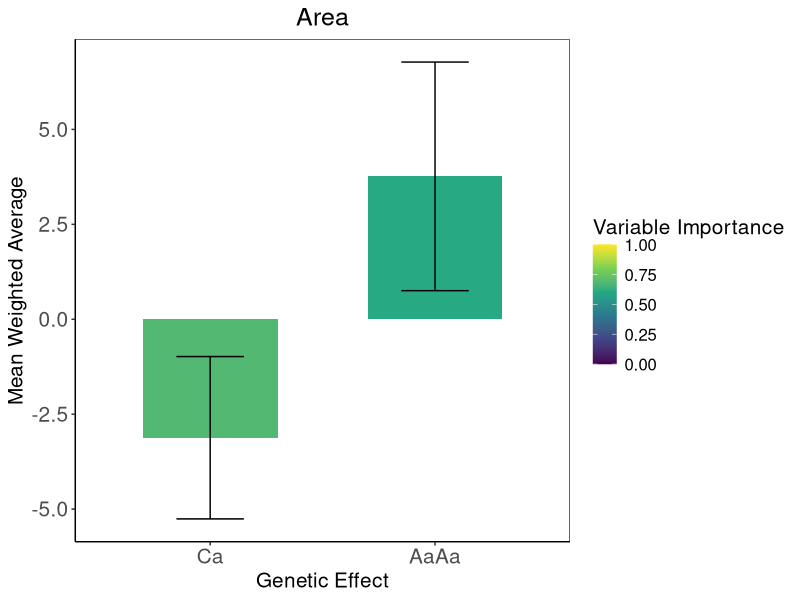
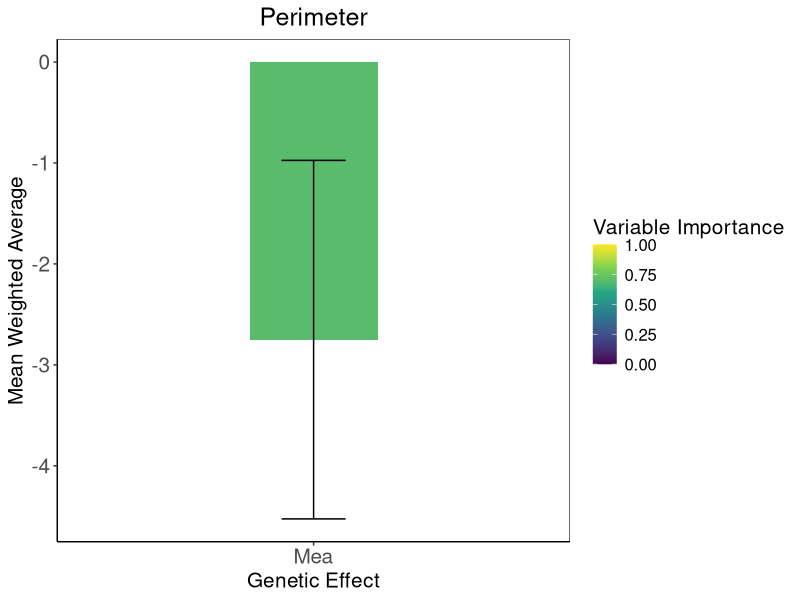
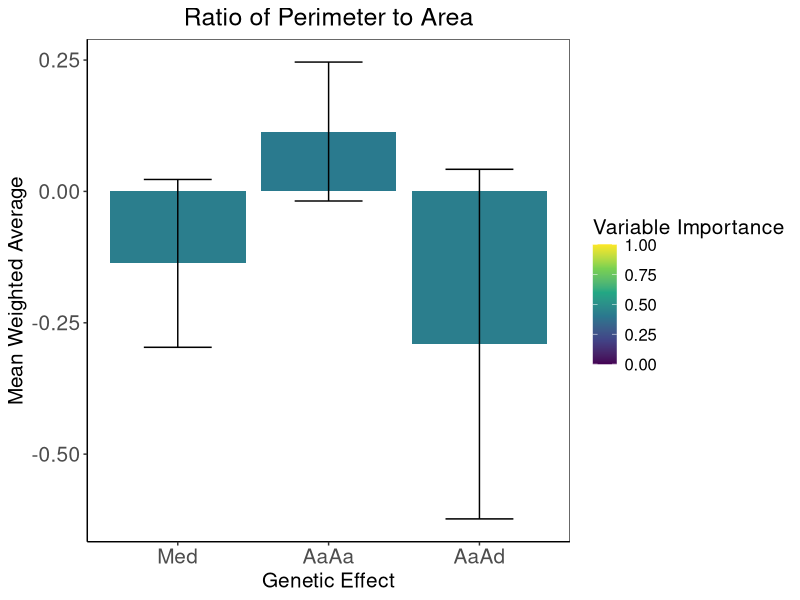
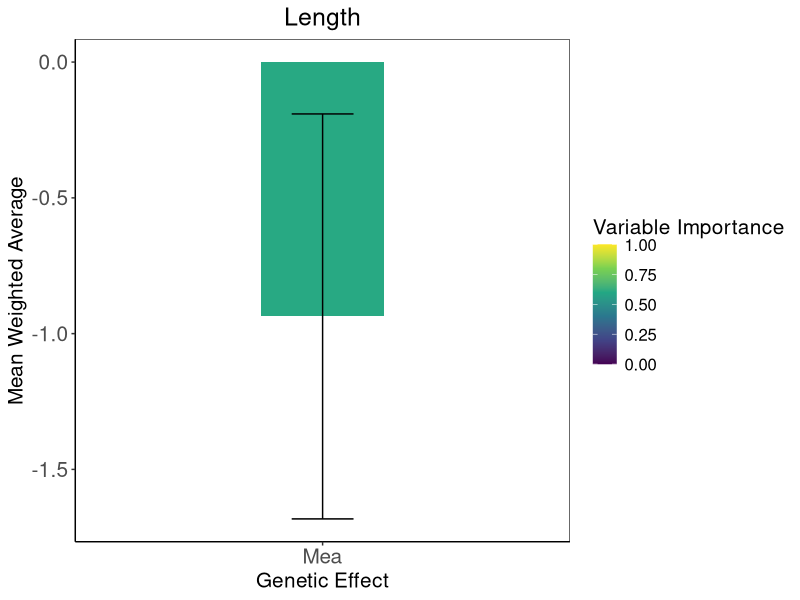
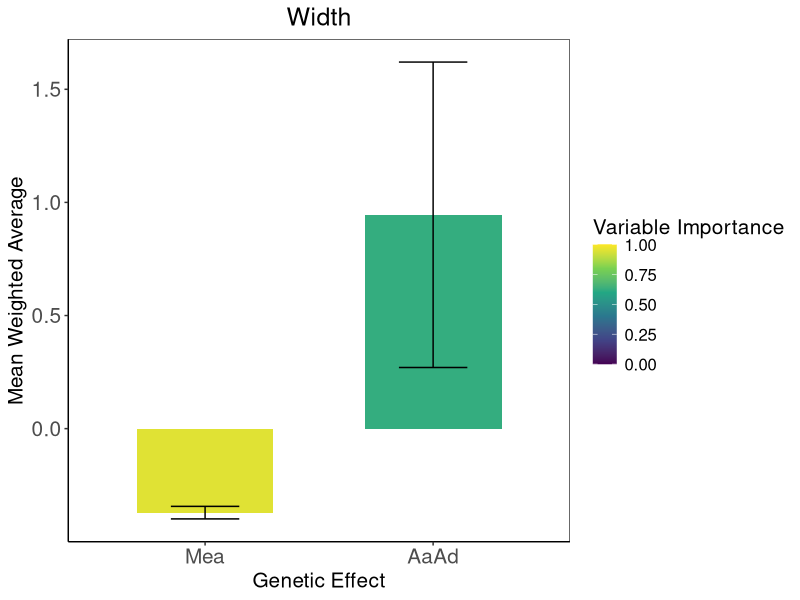
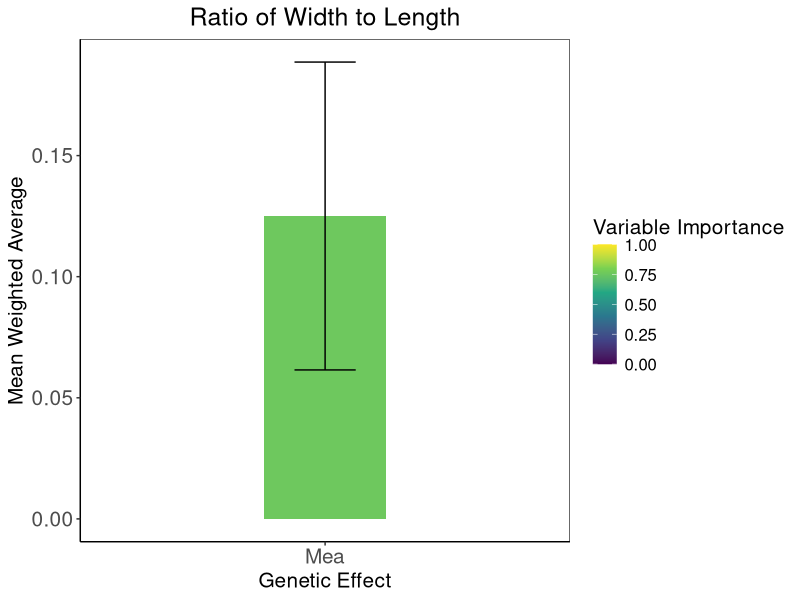
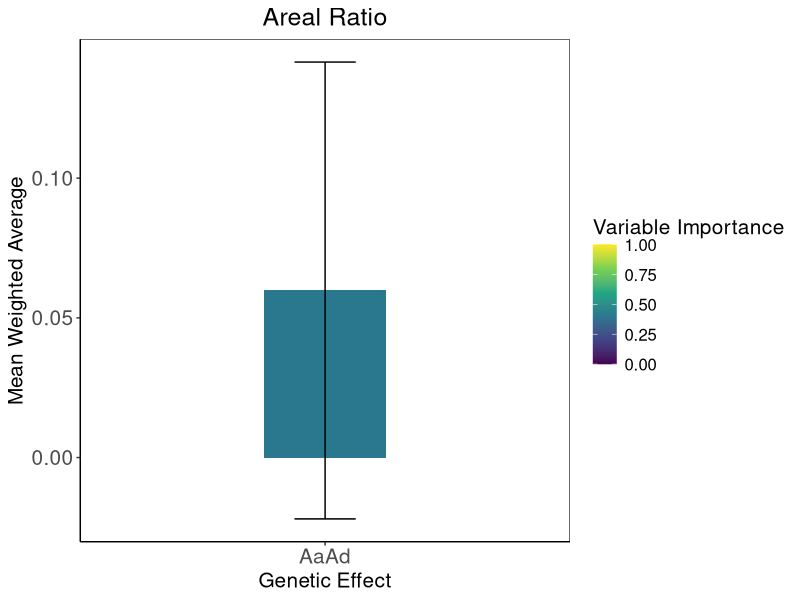
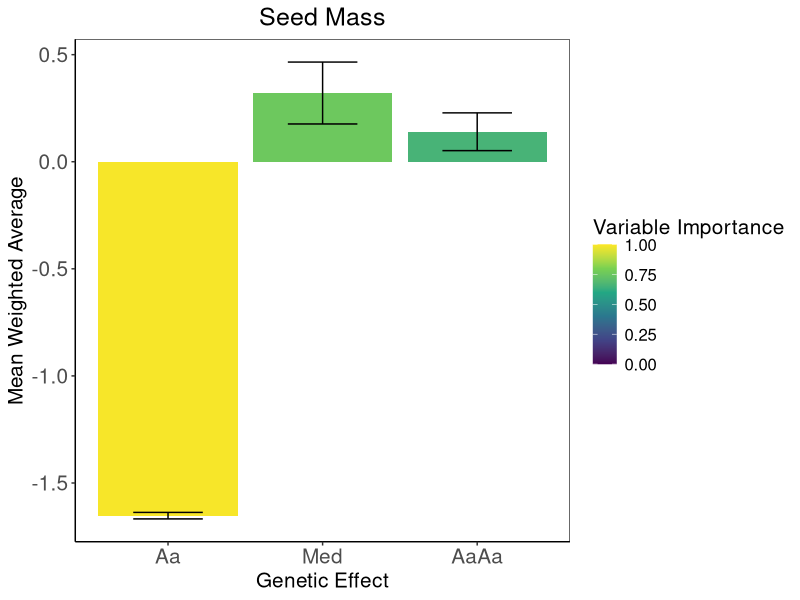

The R script that drew these images, in order:
library(ggplot2)
library(viridis)

#Area: 
  #Specify variables and values. Then, make data frame.
Genetic_Effect<-c("Ca", "AaAa")
Mean_Weighted_Average<-c(-3.12009146, 3.763220758)
SE <- c(2.137660522, 3.010596063)
Variable_Importance <- c(0.6795377888, 0.6051820279)
area<-data.frame(Genetic_Effect, Mean_Weighted_Average, SE, Variable_Importance)

  #Specify order of variables on x-axis
area$Genetic_Effect <- factor(area$Genetic_Effect, levels = c("Ca", "AaAa"))

  #Create plot 
ggplot(area) +
geom_bar(aes(x= Genetic_Effect, y= Mean_Weighted_Average, fill = Variable_Importance, width = 0.6), stat="identity") +
  scale_fill_viridis_c(limits = c(0, 1))+
  labs(x = "Genetic Effect", y = "Mean Weighted Average", fill = "Variable Importance")+
  ggtitle("Area")+
  theme_bw() +
  theme(axis.line = element_line(color='black'),
        plot.background = element_blank(),
        panel.grid.major = element_blank(),
        panel.grid.minor = element_blank())+
  theme(plot.title = element_text(hjust = 0.5))+
  theme(text = element_text(size = 15))+
  theme(axis.text.x = element_text(size=15),
        axis.text.y = element_text(size=15))+
  geom_errorbar(aes(x=Genetic_Effect, y=Mean_Weighted_Average, ymin=Mean_Weighted_Average-SE, ymax=Mean_Weighted_Average+SE), width = 0.3)


#Perimeter:
  #Specify variables and values. Then, make data frame.
Genetic_Effect<-c("Mea")
Mean_Weighted_Average<-c(-2.749762695)
SE <- c(1.775956791)
Variable_Importance <- c(0.6995287738)
perimeter<-data.frame(Genetic_Effect, Mean_Weighted_Average, SE, Variable_Importance)

  #Specify order of variables on x-axis
perimeter$Genetic_Effect <- factor(perimeter$Genetic_Effect, levels = c("Mea"))

  #Create plot 
ggplot(perimeter) +
  geom_bar(aes(x= Genetic_Effect, y= Mean_Weighted_Average, fill = Variable_Importance, width = 0.3), stat="identity") +
  scale_fill_viridis_c(limits = c(0, 1))+
  labs(x = "Genetic Effect", y = "Mean Weighted Average", fill = "Variable Importance")+
  ggtitle("Perimeter")+
  theme_bw() +
  theme(axis.line = element_line(color='black'),
        plot.background = element_blank(),
        panel.grid.major = element_blank(),
        panel.grid.minor = element_blank())+
  theme(plot.title = element_text(hjust = 0.5))+
  theme(text = element_text(size = 15))+
  theme(axis.text.x = element_text(size=15),
        axis.text.y = element_text(size=15))+
  geom_errorbar(aes(x=Genetic_Effect, y=Mean_Weighted_Average, ymin=Mean_Weighted_Average-SE, ymax=Mean_Weighted_Average+SE), width = 0.15)


#RPA:
  #Specify variables and values. Then, make data frame.
Genetic_Effect<-c("Med", "AaAa", "AaAd")
Mean_Weighted_Average<-c(-0.1369568431, 0.1139389397, -0.2905845854)
SE <- c(0.1597133909, 0.1322238196, 0.3326448158)
Variable_Importance <- c(0.4258123519, 0.4073400531, 0.4254085692)
RPA<-data.frame(Genetic_Effect, Mean_Weighted_Average, SE, Variable_Importance)

  #Specify order of variables on x-axis
RPA$Genetic_Effect <- factor(RPA$Genetic_Effect, levels = c("Med", "AaAa", "AaAd"))

  #Create plot 
ggplot(RPA) +
  geom_bar(aes(x= Genetic_Effect, y= Mean_Weighted_Average, fill = Variable_Importance, width = 0.9), stat="identity") +
  scale_fill_viridis_c(limits = c(0, 1))+
  labs(x = "Genetic Effect", y = "Mean Weighted Average", fill = "Variable Importance")+
  ggtitle("Ratio of Perimeter to Area")+
  theme_bw() +
  theme(axis.line = element_line(color='black'),
        plot.background = element_blank(),
        panel.grid.major = element_blank(),
        panel.grid.minor = element_blank())+
  theme(plot.title = element_text(hjust = 0.5))+
  theme(text = element_text(size = 15))+
  theme(axis.text.x = element_text(size=15),
        axis.text.y = element_text(size=15))+
  geom_errorbar(aes(x=Genetic_Effect, y=Mean_Weighted_Average, ymin=Mean_Weighted_Average-SE, ymax=Mean_Weighted_Average+SE), width = 0.45)


#Length: 
  #Specify variables and values. Then, make data frame.
Genetic_Effect<-c("Mea")
Mean_Weighted_Average<-c(-0.9365666972)
SE <- c(0.7456486838)
Variable_Importance <- c(0.6063269547)
length<-data.frame(Genetic_Effect, Mean_Weighted_Average, SE, Variable_Importance)

  #Specify order of variables on x-axis
length$Genetic_Effect <- factor(length$Genetic_Effect, levels = c("Mea"))

  #Create plot 
ggplot(length) +
  geom_bar(aes(x= Genetic_Effect, y= Mean_Weighted_Average, fill = Variable_Importance, width = 0.3), stat="identity") +
  scale_fill_viridis_c(limits = c(0, 1))+
  labs(x = "Genetic Effect", y = "Mean Weighted Average", fill = "Variable Importance")+
  ggtitle("Length")+
  theme_bw() +
  theme(axis.line = element_line(color='black'),
        plot.background = element_blank(),
        panel.grid.major = element_blank(),
        panel.grid.minor = element_blank())+
  theme(plot.title = element_text(hjust = 0.5))+
  theme(text = element_text(size = 15))+
  theme(axis.text.x = element_text(size=15),
        axis.text.y = element_text(size=15))+
  geom_errorbar(aes(x=Genetic_Effect, y=Mean_Weighted_Average, ymin=Mean_Weighted_Average-SE, ymax=Mean_Weighted_Average+SE), width = 0.15)


#Width: 
  #Specify variables and values. Then, make data frame.
Genetic_Effect<-c("Mea", "AaAd")
Mean_Weighted_Average<-c(-0.3713522713, 0.9453393414)
SE <- c(0.02767403819, 0.6751031126)
Variable_Importance <- c(0.9515685789, 0.6226347398)
width<-data.frame(Genetic_Effect, Mean_Weighted_Average, SE, Variable_Importance)

  #Specify order of variables on x-axis
width$Genetic_Effect <- factor(width$Genetic_Effect, levels = c("Mea", "AaAd"))

  #Create plot 
ggplot(width) +
  geom_bar(aes(x= Genetic_Effect, y= Mean_Weighted_Average, fill = Variable_Importance, width = 0.6), stat="identity") +
  scale_fill_viridis_c(limits = c(0, 1))+
  labs(x = "Genetic Effect", y = "Mean Weighted Average", fill = "Variable Importance")+
  ggtitle("Width")+
  theme_bw() +
  theme(axis.line = element_line(color='black'),
        plot.background = element_blank(),
        panel.grid.major = element_blank(),
        panel.grid.minor = element_blank())+
  theme(plot.title = element_text(hjust = 0.5))+
  theme(text = element_text(size = 15))+
  theme(axis.text.x = element_text(size=15),
        axis.text.y = element_text(size=15))+
  geom_errorbar(aes(x=Genetic_Effect, y=Mean_Weighted_Average, ymin=Mean_Weighted_Average-SE, ymax=Mean_Weighted_Average+SE), width = 0.3)



#RWL:
  #Specify variables and values. Then, make data frame.
Genetic_Effect<-c("Mea")
Mean_Weighted_Average<-c(0.1250522035)
SE <- c(0.06355705333)
Variable_Importance <- c(0.7580060029)
RWL<-data.frame(Genetic_Effect, Mean_Weighted_Average, SE, Variable_Importance)

  #Specify order of variables on x-axis
RWL$Genetic_Effect <- factor(RWL$Genetic_Effect, levels = c("Mea"))

  #Create plot 
ggplot(RWL) +
  geom_bar(aes(x= Genetic_Effect, y= Mean_Weighted_Average, fill = Variable_Importance, width = 0.3), stat="identity") +
  scale_fill_viridis_c(limits = c(0, 1))+
  labs(x = "Genetic Effect", y = "Mean Weighted Average", fill = "Variable Importance")+
  ggtitle("Ratio of Width to Length")+
  theme_bw() +
  theme(axis.line = element_line(color='black'),
        plot.background = element_blank(),
        panel.grid.major = element_blank(),
        panel.grid.minor = element_blank())+
  theme(plot.title = element_text(hjust = 0.5))+
  theme(text = element_text(size = 15))+
  theme(axis.text.x = element_text(size=15),
        axis.text.y = element_text(size=15))+
  geom_errorbar(aes(x=Genetic_Effect, y=Mean_Weighted_Average, ymin=Mean_Weighted_Average-SE, ymax=Mean_Weighted_Average+SE), width = 0.15)


#AR:
  #Specify variables and values. Then, make data frame.
Genetic_Effect<-c("AaAd")
Mean_Weighted_Average<-c(0.05979572867)
SE <- c(0.08175415085)
Variable_Importance <- c(0.3983201134)
AR<-data.frame(Genetic_Effect, Mean_Weighted_Average, SE, Variable_Importance)

  #Specify order of variables on x-axis
AR$Genetic_Effect <- factor(AR$Genetic_Effect, levels = c("AaAd"))

  #Create plot 
ggplot(AR) +
  geom_bar(aes(x= Genetic_Effect, y= Mean_Weighted_Average, fill = Variable_Importance, width = 0.3), stat="identity") +
  scale_fill_viridis_c(limits = c(0, 1))+
  labs(x = "Genetic Effect", y = "Mean Weighted Average", fill = "Variable Importance")+
  ggtitle("Areal Ratio")+
  theme_bw() +
  theme(axis.line = element_line(color='black'),
        plot.background = element_blank(),
        panel.grid.major = element_blank(),
        panel.grid.minor = element_blank())+
  theme(plot.title = element_text(hjust = 0.5))+
  theme(text = element_text(size = 15))+
  theme(axis.text.x = element_text(size=15),
        axis.text.y = element_text(size=15))+
  geom_errorbar(aes(x=Genetic_Effect, y=Mean_Weighted_Average, ymin=Mean_Weighted_Average-SE, ymax=Mean_Weighted_Average+SE), width = 0.15)


#Seed Mass:
  #Specify variables and values. Then, make data frame.
Genetic_Effect<-c("Aa", "Med", "AaAa")
Mean_Weighted_Average<-c(-1.652503735, 0.3208793727, 0.1400274373)
SE <- c(0.01512187671, 0.1445135661, 0.08820070106)
Variable_Importance <- c(0.9900424384, 0.7567851078, 0.6571039417)
seed_mass<-data.frame(Genetic_Effect, Mean_Weighted_Average, SE, Variable_Importance)

  #Specify order of variables on x-axis
seed_mass$Genetic_Effect <- factor(seed_mass$Genetic_Effect, levels = c("Aa", "Med", "AaAa"))

  #Create plot 
ggplot(seed_mass) +
  geom_bar(aes(x= Genetic_Effect, y= Mean_Weighted_Average, fill = Variable_Importance, width = 0.9), stat="identity") +
  scale_fill_viridis_c(limits = c(0, 1))+
  labs(x = "Genetic Effect", y = "Mean Weighted Average", fill = "Variable Importance")+
  ggtitle("Seed Mass")+
  theme_bw() +
  theme(axis.line = element_line(color='black'),
        plot.background = element_blank(),
        panel.grid.major = element_blank(),
        panel.grid.minor = element_blank())+
  theme(plot.title = element_text(hjust = 0.5))+
  theme(text = element_text(size = 15))+
  theme(axis.text.x = element_text(size=15),
        axis.text.y = element_text(size=15))+
  geom_errorbar(aes(x=Genetic_Effect, y=Mean_Weighted_Average, ymin=Mean_Weighted_Average-SE, ymax=Mean_Weighted_Average+SE), width = 0.45)
